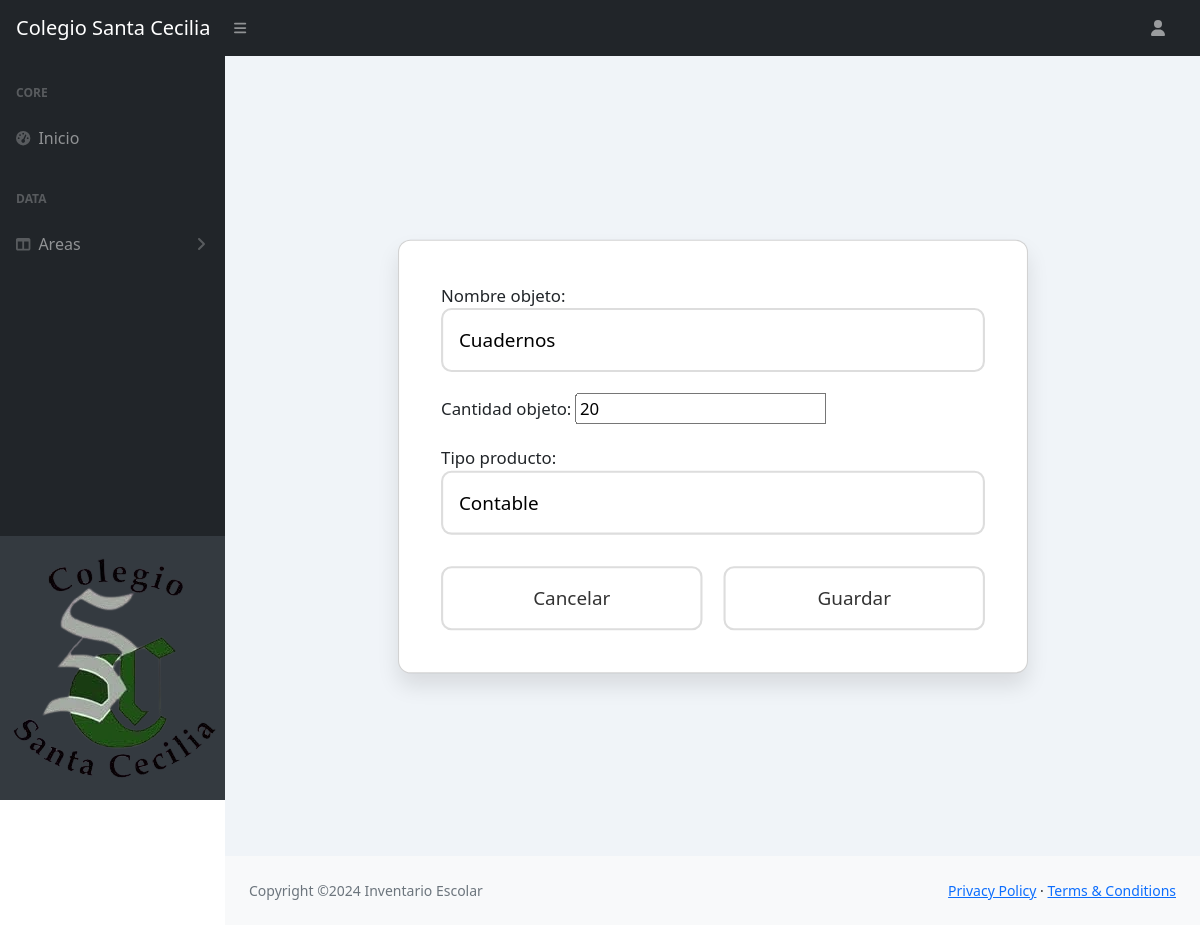
/modificarP/4/, run on the app's committed database.
### Core/models.py (models this page shows, shortened)
class Profesores(models.Model):
    id_objeto = models.AutoField(primary_key=True)
    nombre_objeto = models.CharField(max_length=255)
    cantidad_objeto = models.IntegerField()
    tipo_producto = models.CharField(max_length=255)

### Core/views.py (the view, shortened to what this page needs)
# urls.py: path('modificarP/<int:id>/',modificarP,name='modificarP'),
def modificarP(request, id):
    producto = get_object_or_404(Profesores, id_objeto=id)
    data = {'form': ProfesoresForm(instance=producto)}
    return render(request, 'Core/crud/Profesores/modificarP.html', data)

### Core/forms.py
class ProfesoresForm(forms.ModelForm):
    class Meta:
        model=Profesores
        fields='__all__'

### Core/templates/Core/crud/Profesores/modificarP.html (shortened to what this page needs)
{% extends 'Core/index.html' %}
{% load static %}
{% block contenido %}
<section class="slots">
    <div class="card">
        <div class="card-body">
            <form action="" method="post" enctype="multipart/form-data" class="form-centered">
                {{ form }}
                <div class="button-group">
                    <input type="reset" value="Cancelar" class="btn btn-secondary">
                    <input type="submit" value="Guardar" class="btn btn-primary">
                </div>
            </form>
        </div>
    </div>
</section>
{% endblock %}

### Core/templates/Core/crud/Profesores/modificarP.html (style rules this page uses)
.slots { display: flex; justify-content: center; align-items: center; min-height: 100vh; background-color: #f0f4f8; padding: 30px; }
.card { width: 100%; max-width: 600px; border-radius: 12px; background-color: #ffffff; box-shadow: 0 12px 20px rgba(0, 0, 0, 0.1); padding: 40px; box-sizing: border-box; transform: scale(1.05); transition: transform 0.3s ease; }
.card-body { padding: 0; }
.form-centered { display: flex; flex-direction: column; gap: 20px; }
input[type="reset"], input[type="submit"] { padding: 15px 30px; font-size: 18px; border-radius: 10px; border: 2px solid #ddd; background-color: #ffffff; color: #333; cursor: pointer; transition: background-color 0.3s ease, transform 0.2s ease; width: 100%; margin-top: 10px; }
.btn-secondary { background-color: #6c757d; color: #ffffff; font-size: 18px; }
.btn-primary { background-color: #007bff; color: #ffffff; font-size: 18px; }
.button-group { display: flex; gap: 20px; justify-content: space-between; }
input[type="text"], input[type="email"], input[type="password"], select, textarea { padding: 15px; font-size: 18px; border-radius: 10px; border: 2px solid #ddd; width: 100%; }
form { display: flex; flex-direction: column; gap: 25px; }

### data on the page
Profesores: nombre_objeto "Cuadernos", cantidad_objeto "20", tipo_producto "Contable"
